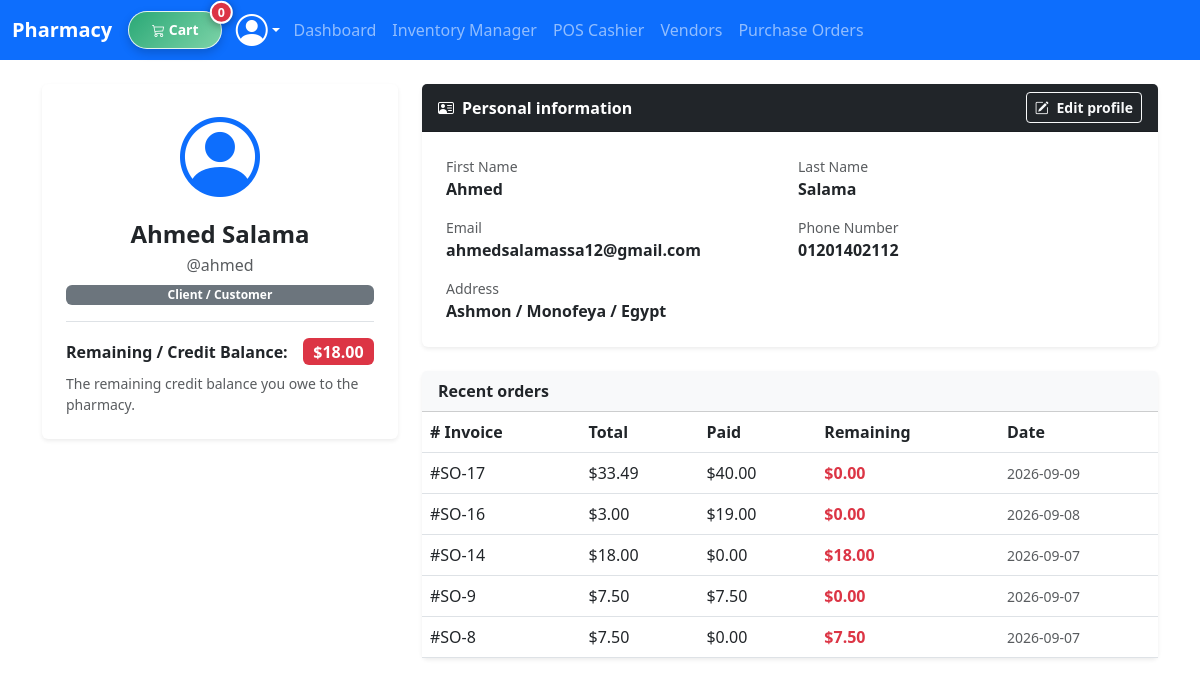
Page /profile/ (signed in) on the earlier database version.
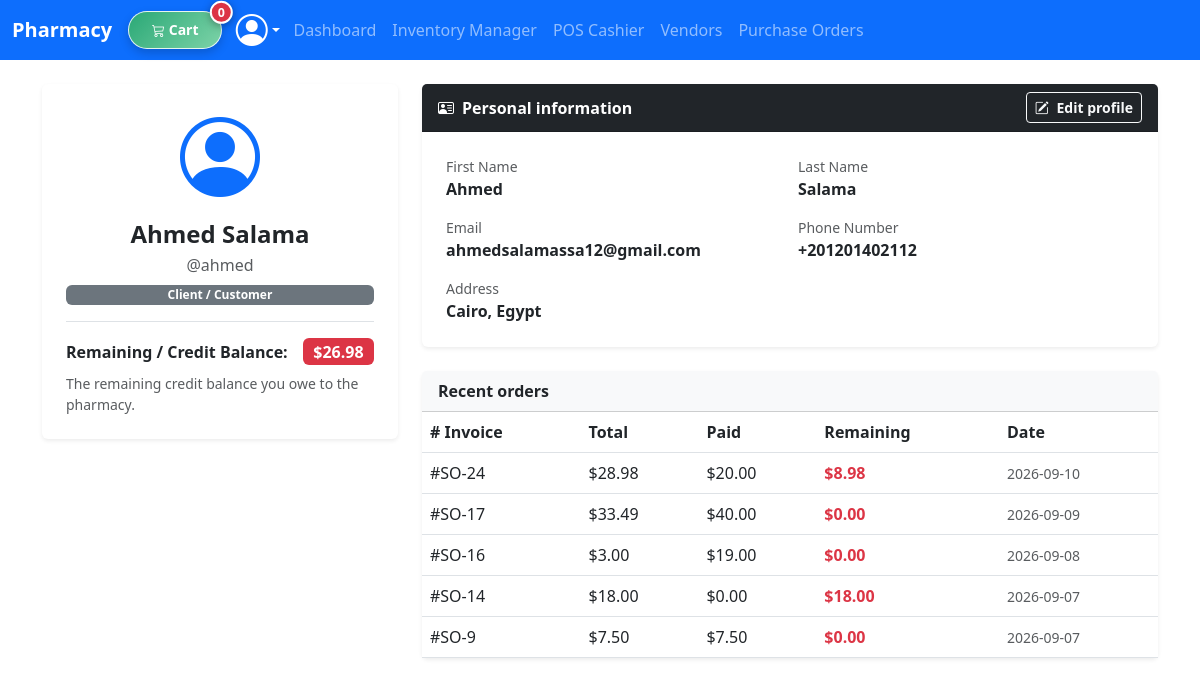
Same page on the later database version.
### pharmacy/models.py (models this page shows, shortened)
class User(AbstractUser):
    class Role(models.TextChoices):
        ADMIN = "ADMIN", "Admin"
        EMPLOYEE = "EMPLOYEE", "Employee / Pharmacist"
        CLIENT = "CLIENT", "Client / Customer"
    role = models.CharField(max_length=20, choices=Role.choices, default=Role.CLIENT)
    phone_number = models.CharField(max_length=20, blank=True, null=True)
    address = models.TextField(blank=True, null=True)
    balance = models.DecimalField(max_digits=10, decimal_places=2, default=0.00)
    def is_employee_or_admin(self):
        return self.role in [self.Role.EMPLOYEE, self.Role.ADMIN] or self.is_superuser

class SalesOrder(models.Model):
    class Status(models.TextChoices):
        RESERVED = "RESERVED", "Reserved by Client"
        COMPLETED = "COMPLETED", "Completed / Sold"
        CANCELLED = "CANCELLED", "Cancelled"
    class PaymentStatus(models.TextChoices):
        PAID = "PAID", "Fully Paid"
        PARTIAL = "PARTIAL", "Partially Paid"
        UNPAID = "UNPAID", "Unpaid / Credit"
    client = models.ForeignKey(
        User, on_delete=models.SET_NULL, null=True, blank=True, related_name="sales_orders"
    )
    processed_by = models.ForeignKey(
        User, on_delete=models.SET_NULL, null=True, blank=True, related_name="processed_sales"
    )
    status = models.CharField(max_length=20, choices=Status.choices, default=Status.RESERVED)
    total_amount = models.DecimalField(max_digits=12, decimal_places=2, default=0.00)
    created_at = models.DateTimeField(auto_now_add=True)
    amount_paid = models.DecimalField(max_digits=12, decimal_places=2, default=0.00)
    remaining_balance = models.DecimalField(max_digits=12, decimal_places=2, default=0.00)
    payment_status = models.CharField(max_length=20, choices=PaymentStatus.choices, default=PaymentStatus.PAID)

### pharmacy/views.py (the view)
# urls.py: path('profile/', views.profile_view, name='profile'),
@login_required
def profile_view(request):
    if request.method == 'POST':
        form = UserProfileForm(request.POST, instance=request.user)
        if form.is_valid():
            form.save()
            messages.success(request, "تم تحديث البيانات الشخصية بنجاح!")
            return redirect('profile')
    else:
        form = UserProfileForm(instance=request.user)
    orders = request.user.sales_orders.order_by('-created_at')[:5]
    return render(request, 'pharmacy/profile.html', {
        'form': form,
        'orders': orders
    })

### pharmacy/templates/pharmacy/profile.html (shortened to what this page needs)
{% extends "pharmacy/layout.html" %}
{% load i18n %}
{% block body %}
<div class="container my-4">
    <div class="row g-4">
        <div class="col-md-4">
            <div class="card shadow-sm border-0 text-center p-4">
                <div class="mb-3">
                    <i class="bi bi-person-circle display-1 text-primary"></i>
                </div>
                <h4 class="fw-bold mb-1">{{ user.get_full_name|default:user.username }}</h4>
                <p class="text-muted mb-2">@{{ user.username }}</p>
                <span class="badge bg-secondary mb-3">{{ user.get_role_display }}</span>
                <div class="border-top pt-3 text-start">
                    <div class="d-flex justify-content-between align-items-center mb-2">
                        <span class="fw-bold">{% trans "Remaining / Credit Balance" %}:</span>
                        <span class="badge bg-danger fs-6">${{ user.balance }}</span>
                    </div>
                    <small class="text-muted d-block">{% trans "The remaining credit balance you owe to the pharmacy." %}</small>
                </div>
            </div>
        </div>
        <div class="col-md-8">
            <div class="card shadow-sm border-0 mb-4">
                <div class="card-header bg-dark text-white d-flex justify-content-between align-items-center">
                    <span class="fw-bold"><i class="bi bi-person-vcard me-2"></i>{% trans "Personal information" %}</span>
                    <button class="btn btn-outline-light btn-sm fw-bold" type="button" data-bs-toggle="collapse" data-bs-target="#editProfileSection" aria-expanded="false" aria-controls="editProfileSection">
                        <i class="bi bi-pencil-square me-1"></i> {% trans "Edit profile" %}
                    </button>
                </div>
                <div class="card-body p-4">
                    <div class="row g-3">
                        <div class="col-md-6">
                            <label class="text-muted small d-block">{% trans "First Name" %}</label>
                            <span class="fw-bold fs-6">{{ user.first_name|default:"-" }}</span>
                        </div>
                        <div class="col-md-6">
                            <label class="text-muted small d-block">{% trans "Last Name" %}</label>
                            <span class="fw-bold fs-6">{{ user.last_name|default:"-" }}</span>
                        </div>
                        <div class="col-md-6">
                            <label class="text-muted small d-block">{% trans "Email" %}</label>
                            <span class="fw-bold fs-6">{{ user.email|default:"-" }}</span>
                        </div>
                        <div class="col-md-6">
                            <label class="text-muted small d-block">{% trans "Phone Number" %}</label>
                            <span class="fw-bold fs-6">{{ user.phone_number|default:"-" }}</span>
                        </div>
                        <div class="col-12">
                            <label class="text-muted small d-block">{% trans "Address" %}</label>
                            <span class="fw-bold fs-6">{{ user.address|default:"-" }}</span>
                        </div>
                    </div>
                </div>
            </div>
            {% if orders %}
            <div class="card shadow-sm border-0">
                <div class="card-header bg-light fw-bold">{% trans "Recent orders" %}</div>
                <div class="card-body p-0">
                    <table class="table align-middle mb-0">
                        <thead>
                            <tr>
                                <th>{% trans "# Invoice" %}</th>
                                <th>{% trans "Total" %}</th>
                                <th>{% trans "Paid" %}</th>
                                <th>{% trans "Remaining" %}</th>
                                <th>{% trans "Date" %}</th>
                            </tr>
                        </thead>
                        <tbody>
                            {% for o in orders %}
                            <tr>
                                <td>#SO-{{ o.id }}</td>
                                <td>${{ o.total_amount }}</td>
                                <td>${{ o.amount_paid }}</td>
                                <td class="text-danger fw-bold">${{ o.remaining_balance }}</td>
                                <td><small class="text-muted">{{ o.created_at|date:"Y-m-d" }}</small></td>
                            </tr>
                            {% endfor %}
                        </tbody>
                    </table>
                </div>
            </div>
            {% endif %}
        </div>
    </div>
</div>
{% endblock %}

### pharmacy/templates/pharmacy/layout.html (shortened to what this page needs)
{% load i18n %}
{% load static %}
{% get_current_language as LANGUAGE_CODE %}
<!DOCTYPE html>
<html lang="{{ LANGUAGE_CODE }}" dir="{% if LANGUAGE_CODE == 'ar' %}rtl{% else %}ltr{% endif %}">
<head>
    {% if LANGUAGE_CODE == 'ar' %}
    <link rel="stylesheet" href="https://cdn.jsdelivr.net/npm/bootstrap@5.3.0/dist/css/bootstrap.rtl.min.css">
    {% else %}
    <link rel="stylesheet" href="https://cdn.jsdelivr.net/npm/bootstrap@5.3.0/dist/css/bootstrap.min.css">
    {% endif %}
    <link rel="stylesheet" href="https://cdn.jsdelivr.net/npm/bootstrap-icons@1.11.0/font/bootstrap-icons.css">
    <link rel="stylesheet" href="{% static 'pharmacy/styles.css' %}">
</head>
<body>
<nav class="navbar navbar-expand-lg navbar-dark bg-primary mb-4 fixed-top">
    <div class="container-fluid">
        <a class="navbar-brand fw-bold" href="{%url 'index' %}">Pharmacy</a>
        <div class="d-flex align-items-center gap-2">
            <button type="button" class="btn btn-outline-warning text-white btn-sm position-relative cart-button" data-bs-toggle="modal" data-bs-target="#cartModal">
                <i class="bi bi-cart3 me-1"></i>{% trans "Cart" %}
                <span class="position-absolute top-0 start-100 translate-middle badge rounded-pill bg-danger cart-badge" id="cartBadge">0</span>
            </button>
            <div class="dropdown">
                <a class="text-white text-decoration-none dropdown-toggle d-flex align-items-center profile-button" href="#" role="button" data-bs-toggle="dropdown" aria-expanded="false">
                    <i class="bi bi-person-circle profile-icon"></i>
                </a>
                                {% get_current_language as LANGUAGE_CODE %}
                                {% get_available_languages as LANGUAGES %}
                                {% get_language_info_list for LANGUAGES as languages %}
            </div>
        </div>
        <div class="collapse navbar-collapse" id="mainNavbar">
            {% if user.is_employee_or_admin %}
            <ul class="navbar-nav me-auto mb-2 mb-lg-0">
                <li class="nav-item">
                    <a class="nav-link" href="{% url 'erp_dashboard' %}">{% trans "Dashboard" %}</a>
                </li>
                <li class="nav-item">
                    <a class="nav-link" href="{% url 'erp_inventory' %}">{% trans "Inventory Manager" %}</a>
                </li>
                <li class="nav-item">
                    <a class="nav-link" href="{% url 'erp_pos' %}">{% trans "POS Cashier" %}</a>
                </li>
                <li class="nav-item">
                    <a class="nav-link" href="{% url 'erp_vendors' %}">{% trans "Vendors" %}</a>
                </li>
                <li class="nav-item">
                    <a class="nav-link" href="{% url 'erp_purchases' %}">{% trans "Purchase Orders" %}</a>
                </li>
            </ul>
            {% endif %}
        </div>
    </div>
</nav>
{% block body %}
{% endblock %}
</body>
</html>

### pharmacy/static/pharmacy/styles.css (style rules this page uses)
html, body { margin: 0; padding: 0; width: 100%; overflow-x: hidden; }
body { padding-top: 60px; }
*, *::before, *::after { box-sizing: border-box; }
.navbar .cart-button { min-width: 94px; padding: 0.45rem 0.85rem; border-radius: 999px; border: 1px solid rgba(255,255,255,0.85); background: linear-gradient(135deg, #2aa876 0%, #7dd3a8 100%); color: #ffffff; font-weight: 700; box-shadow: 0 4px 10px rgba(0,0,0,0.18); }
.navbar .cart-button .bi-cart3 { font-size: .8rem; }
.navbar .cart-button .cart-badge { width: 1.4rem; height: 1.4rem; min-width: 1.4rem; padding: 0; border-radius: 50%; border: 2px solid #fff; background: #dc3545; color: #fff; font-size: 0.78rem; line-height: 1.6rem; display: flex; align-items: center; justify-content: center; box-shadow: 0 2px 8px rgba(0,0,0,0.35); }
.navbar .profile-button { padding: 0.15rem 0.35rem; border-radius: 50%; min-width: 44px; min-height: 44px; display: flex; align-items: center; justify-content: center; }
.navbar .profile-icon { font-size: 2rem; line-height: 1; display: inline-block; color: #fff; }
.cart-badge { position: absolute; top: -8px; right: -7px; font-size: 0.72rem; }

Differences in the rows shown:
no longer on this page (row unchanged): SalesOrder: id "8", total_amount "7.50", amount_paid "0.00", remaining_balance "7.50", created_at "2026-09-07"
changed User "Ahmed Salama": balance "18.00" → "26.98"; phone_number "01201402112" → "+201201402112"; address "Ashmon / Monofeya / Egypt" → "Cairo, Egypt"
added SalesOrder: id "24", total_amount "28.98", amount_paid "20.00", remaining_balance "8.98", created_at "2026-09-10"
